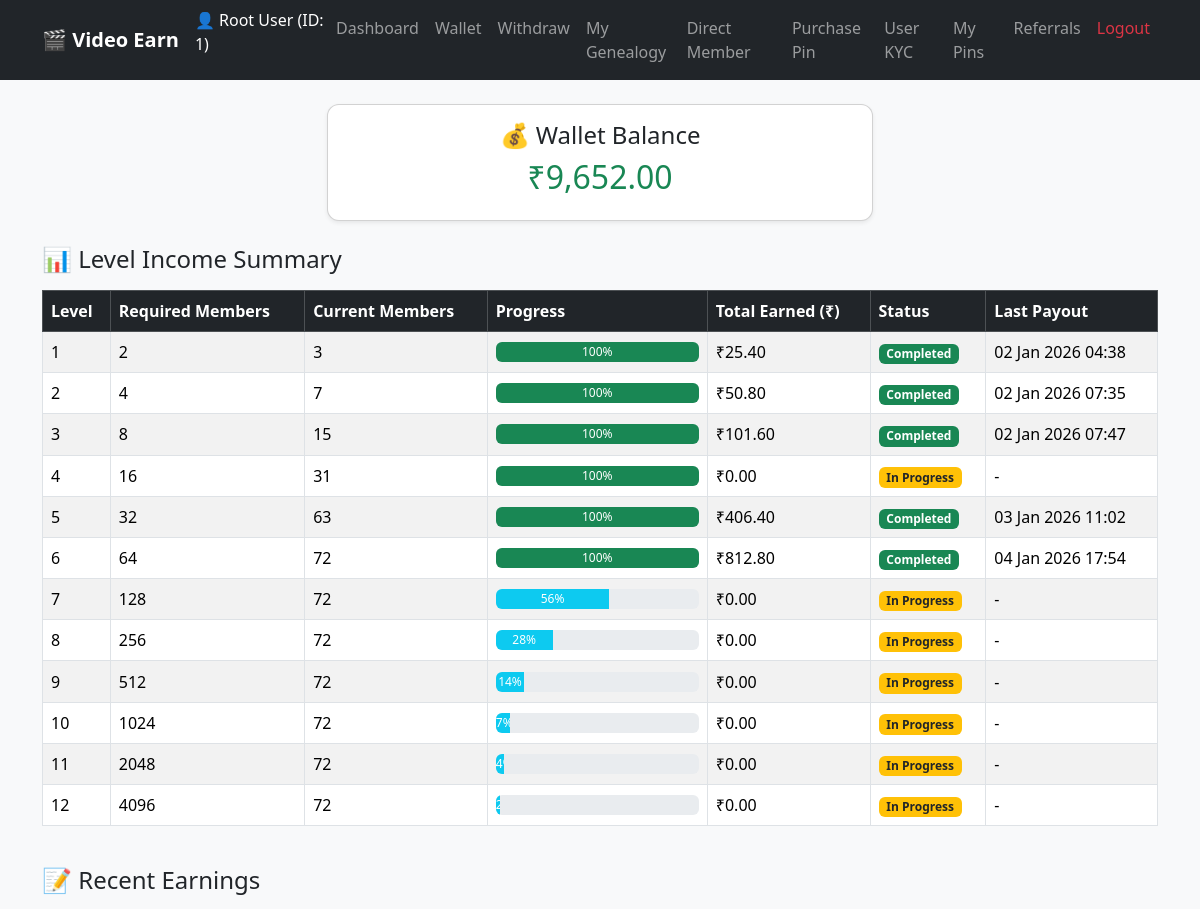
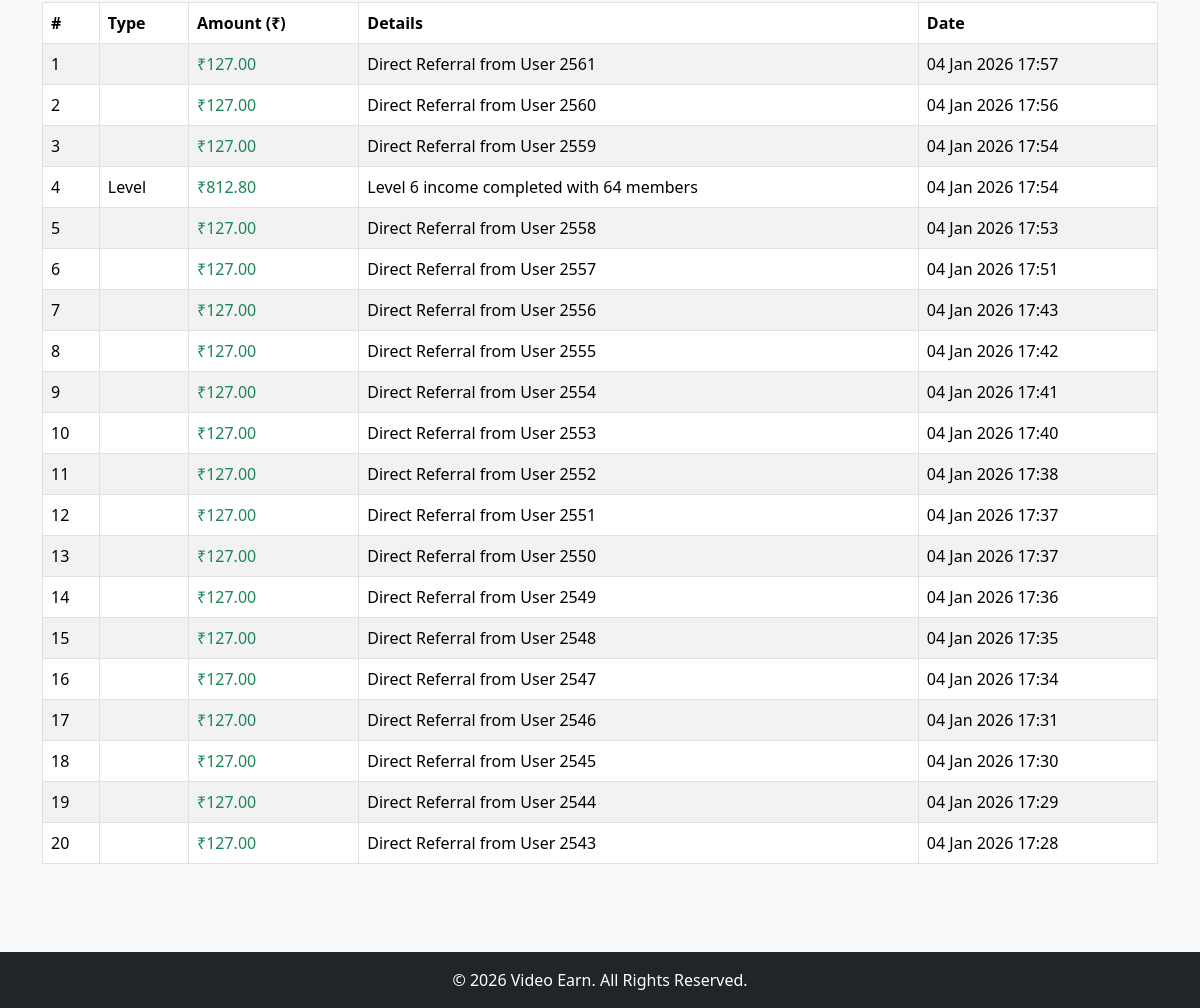
Screenshot of /wallet.php (signed in) with the database file from the repository (2 pictures, top to bottom).
### tables this page shows
CREATE TABLE `users` (
  `id` int(11) NOT NULL,
  `sponsor_id` int(11) DEFAULT NULL,
  `parent_id` int(11) DEFAULT NULL,
  `position` enum('left','right') DEFAULT NULL,
  `name` varchar(150) NOT NULL,
  `email` varchar(150) NOT NULL,
  `mobile` varchar(20) DEFAULT NULL,
  `password` varchar(255) NOT NULL,
  `plain_password` varchar(100) DEFAULT NULL,
  `pin` varchar(32) DEFAULT NULL,
  `is_active` tinyint(1) DEFAULT 0,
  `referrer_id` int(11) DEFAULT NULL,
  `wallet_balance` decimal(10,2) DEFAULT 0.00,
  `created_at` datetime DEFAULT current_timestamp(),
  `product_id` int(11) DEFAULT NULL,
  `delivery_type` enum('Booking','Instant') DEFAULT 'Instant'
);

### wallet.php (the view, shortened to what this page needs)
<?php
include __DIR__ . "/config/db.php";
$user_id = $_SESSION['user_id'];
$sqlUser = "SELECT wallet_balance FROM users WHERE id = $user_id";
$resultUser = mysqli_query($conn, $sqlUser);
$user = mysqli_fetch_assoc($resultUser);
$wallet = isset($user['wallet_balance']) ? $user['wallet_balance'] : 0;
$sqlEarnings = "SELECT * FROM earnings WHERE user_id = $user_id ORDER BY created_at DESC LIMIT 20";
$resultEarnings = mysqli_query($conn, $sqlEarnings);
$sqlLevels = "
    SELECT meta, SUM(amount) as total_amount, MAX(created_at) as last_date
    FROM earnings
    WHERE user_id = $user_id AND type='level'
    GROUP BY meta
    ORDER BY last_date ASC
";
$resLevels = mysqli_query($conn, $sqlLevels);
$level_incomes = [];
while ($row = mysqli_fetch_assoc($resLevels)) {
    $level_incomes[] = $row;
}
function getLevelMemberCount($userId, $level, $conn) {
    $currentLevel = [$userId];
    $count = 0;
    for ($i = 1; $i <= $level; $i++) {
        $nextLevel = [];
        foreach ($currentLevel as $uid) {
            $res = $conn->query("SELECT id FROM users WHERE parent_id='$uid'");
            while ($row = $res->fetch_assoc()) {
                $nextLevel[] = $row['id'];
                if ($i == $level) {
                    $count++;
                }
            }
        }
        $currentLevel = $nextLevel;
    }
    return $count;
}
?>
<?php include 'includes/header.php'; ?>
<div class="row mb-4">
    <div class="col-md-6 mx-auto">
        <div class="card shadow-sm text-center">
            <div class="card-body">
                <h4>💰 Wallet Balance</h4>
                <h2 class="text-success">₹<?= number_format($wallet,2) ?></h2>
            </div>
        </div>
    </div>
</div>
<h4 class="mb-3">📊 Level Income Summary</h4>
<div class="table-responsive mb-4">
    <table class="table table-bordered table-striped align-middle">
        <thead class="table-dark">
            <tr>
                <th>Level</th>
                <th>Required Members</th>
                <th>Current Members</th>
                <th>Progress</th>
                <th>Total Earned (₹)</th>
                <th>Status</th>
                <th>Last Payout</th>
            </tr>
        </thead>
        <tbody>
        <?php
        for ($level=1; $level<=12; $level++):
            $expected = pow(2,$level);
            $actual   = getLevelMemberCount($user_id,$level,$conn);
            $earned   = 0;
            $lastDate = "-";
            foreach ($level_incomes as $inc) {
                if (strpos($inc['meta'],"Level $level income") !== false) {
                    $earned = $inc['total_amount'];
                    $lastDate = $inc['last_date'];
                }
            }
            $status = ($earned > 0)
                ? "<span class='badge bg-success'>Completed</span>"
                : "<span class='badge bg-warning text-dark'>In Progress</span>";
            $progressPercent = min(100, round(($actual / $expected) * 100));
        ?>
            <tr>
                <td><?= $level ?></td>
                <td><?= $expected ?></td>
                <td><?= $actual ?></td>
                <td style="width:220px;">
                    <div class="progress" style="height:20px;">
                        <div class="progress-bar <?= ($progressPercent==100?'bg-success':'bg-info') ?>"
                             role="progressbar"
                             style="width: <?= $progressPercent ?>%;"
                             aria-valuenow="<?= $progressPercent ?>"
                             aria-valuemin="0"
                             aria-valuemax="100">
                            <?= $progressPercent ?>%
                        </div>
                    </div>
                </td>
                <td>₹<?= number_format($earned,2) ?></td>
                <td><?= $status ?></td>
                <td><?= ($lastDate != "-") ? date("d M Y H:i", strtotime($lastDate)) : "-" ?></td>
            </tr>
        <?php endfor; ?>
        </tbody>
    </table>
</div>
<h4 class="mb-3">📝 Recent Earnings</h4>
<div class="table-responsive">
    <table class="table table-striped table-bordered">
        <thead>
            <tr>
                <th>#</th>
                <th>Type</th>
                <th>Amount (₹)</th>
                <th>Details</th>
                <th>Date</th>
            </tr>
        </thead>
        <tbody>
            <?php if(mysqli_num_rows($resultEarnings) > 0):
                $i = 1;
                while($row = mysqli_fetch_assoc($resultEarnings)): ?>
            <tr>
                <td><?= $i ?></td>
                <td><?= ucfirst($row['type']) ?></td>
                <td class="text-success">₹<?= number_format($row['amount'],2) ?></td>
                <td><?= htmlspecialchars($row['meta']) ?></td>
                <td><?= date("d M Y H:i", strtotime($row['created_at'])) ?></td>
            </tr>
            <?php
                $i++;
                endwhile;
            else: ?>
            <tr>
                <td colspan="5" class="text-center">No earnings yet.</td>
            </tr>
            <?php endif; ?>
        </tbody>
    </table>
</div>
<?php include 'includes/footer.php'; ?>

### includes/header.php (shortened to what this page needs)
<?php
require_once __DIR__ . '/../config/db.php';
$user = null;
if (isset($_SESSION['user_id'])) {
    $uid = (int)$_SESSION['user_id'];
    $result = $conn->query("SELECT id, name FROM users WHERE id = $uid LIMIT 1");
    if ($result && $result->num_rows > 0) {
        $user = $result->fetch_assoc();
    }
}
?>
<!doctype html>
<html lang="en">
<head>
  <link href="https://cdn.jsdelivr.net/npm/bootstrap@5.3.3/dist/css/bootstrap.min.css" rel="stylesheet">
  <link href="assets/css/style.css" rel="stylesheet">
</head>
<body>
<nav class="navbar navbar-expand-lg navbar-dark bg-dark">
  <div class="container">
    <a class="navbar-brand" href="dashboard.php">🎬 Video Earn</a>
    <div class="collapse navbar-collapse" id="navbarNav">
      <ul class="navbar-nav ms-auto">
        <?php if(isset($_SESSION['user_id']) && $user): ?>
          <li class="nav-item">
            <span class="navbar-text text-white me-3">
              👤 <?= htmlspecialchars($user['name']) ?> (ID: <?= $user['id'] ?>)
            </span>
          </li>
          <li class="nav-item"><a href="dashboard.php" class="nav-link">Dashboard</a></li>
          <li class="nav-item"><a href="wallet.php" class="nav-link">Wallet</a></li>
          <li class="nav-item"><a href="withdraw.php" class="nav-link">Withdraw</a></li>
          <li class="nav-item"><a href="genealogy.php" class="nav-link">My Genealogy</a></li>
          <li class="nav-item"><a href="direct_list.php" class="nav-link">Direct Member</a></li>
          <li class="nav-item"><a href="purchase_pin.php" class="nav-link">Purchase Pin</a></li>
          <li class="nav-item"><a href="user_kyc.php" class="nav-link">User KYC</a></li>
          <li class="nav-item"><a href="my_vouchers.php" class="nav-link">My Pins</a></li>
          <li class="nav-item"><a href="referral.php" class="nav-link">Referrals</a></li>
          <li class="nav-item"><a href="logout.php" class="nav-link text-danger">Logout</a></li>
        <?php else: ?>
          <li class="nav-item"><a href="login.php" class="nav-link">Login</a></li>
          <li class="nav-item"><a href="register.php" class="nav-link">Register</a></li>
        <?php endif; ?>
      </ul>
    </div>
  </div>
</nav>
<div class="container py-4">

### assest/style.css (style rules this page uses)
body { background-color: #f8f9fa; }
h1, h2, h3 { font-family: 'Segoe UI', sans-serif; }
.navbar-brand { font-weight: bold; }
.card { border-radius: 12px; }

### rows the page displays
users: name "Root User", id "1", wallet_balance "9,652.00"

### other values shown
$expected "2"
$actual "3"
$progressPercent "100"
$earned "25.40"
date("d M Y H:i", strtotime($lastDate)) "02 Jan 2026 04:38"
$expected "4"
$actual "7"
$earned "50.80"
date("d M Y H:i", strtotime($lastDate)) "02 Jan 2026 07:35"
$expected "8"
$actual "15"
$earned "101.60"
date("d M Y H:i", strtotime($lastDate)) "02 Jan 2026 07:47"
$expected "16"
$actual "31"
